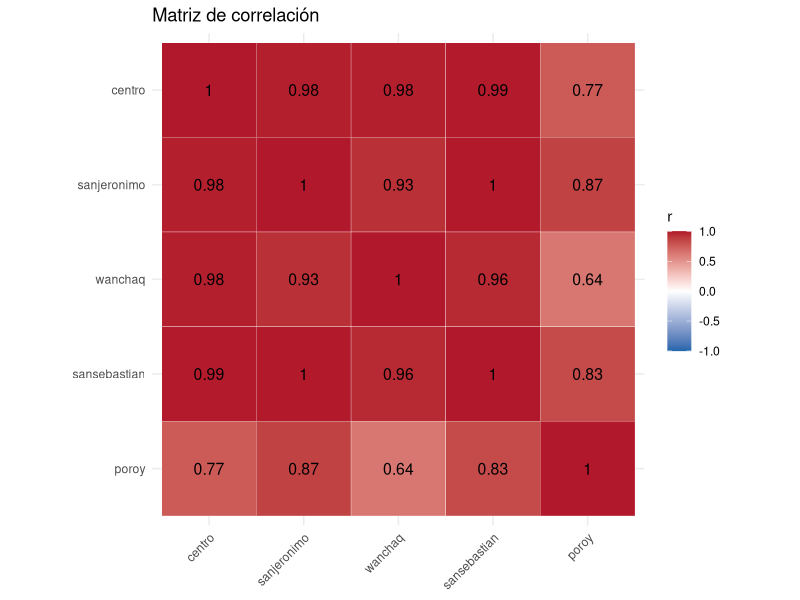
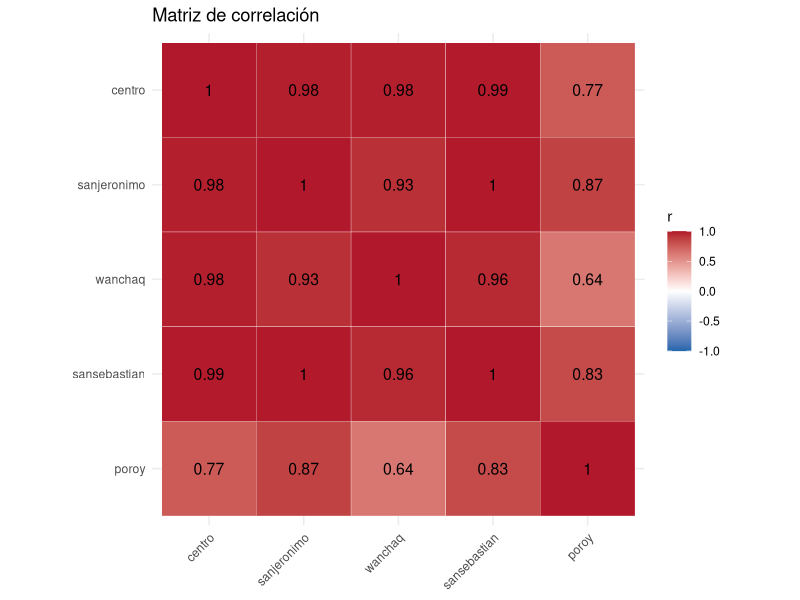

These figures' R source, in order:

library(tidyverse)
library(pheatmap)

# ---------- Tarea 2: ggplot2 ----------

datos <- data.frame(
  centro = c(45, 18.2, 72),
  sanjeronimo   = c(28, 12.5, 58),
  wanchaq   = c(62, 25.4, 81),
  sansebastian    = c(35, 15, 65),
  poroy    = c(0, 9.8, 52)
)

matriz_corr <- cor(datos)
print(round(matriz_corr, 4))

# Formato largo
corr_larga <- matriz_corr |>
  as.data.frame() |>
  rownames_to_column("var1") |>
  pivot_longer(-var1, names_to = "var2", values_to = "correlacion")

print(nrow(corr_larga))                  # debe ser n_variables^2
print(nrow(corr_larga) == ncol(datos)^2)

# Conservar el orden original en los ejes
orden <- colnames(datos)
corr_larga <- corr_larga |>
  mutate(var1 = factor(var1, levels = rev(orden)),
         var2 = factor(var2, levels = orden))

p <- ggplot(corr_larga, aes(x = var2, y = var1, fill = correlacion)) +
  geom_tile(color = "white") +
  geom_text(aes(label = round(correlacion, 2)), size = 4) +
  scale_fill_gradient2(
    low = "#2166AC", mid = "white", high = "#B2182B",
    midpoint = 0, limits = c(-1, 1)
  ) +
  coord_fixed() +
  labs(title = "Matriz de correlación", x = NULL, y = NULL, fill = "r") +
  theme_minimal() +
  theme(axis.text.x = element_text(angle = 45, hjust = 1))

print(p)
ggsave("heatmap_ggplot2.png", p, width = 6, height = 5, dpi = 150)

# ---------- Tarea 3: pheatmap ----------

# CON agrupamiento (por defecto)
pheatmap(
  matriz_corr,
  display_numbers = TRUE,
  number_format = "%.2f",
  breaks = seq(-1, 1, length.out = 101),
  color = colorRampPalette(c("#2166AC", "white", "#B2182B"))(100),
  filename = "heatmap_pheatmap_agrupado.png",
  width = 6, height = 5
)

# SIN agrupamiento
pheatmap(
  matriz_corr,
  cluster_rows = FALSE,
  cluster_cols = FALSE,
  display_numbers = TRUE,
  number_format = "%.2f",
  breaks = seq(-1, 1, length.out = 101),
  color = colorRampPalette(c("#2166AC", "white", "#B2182B"))(100),
  filename = "heatmap_pheatmap_sin_agrupar.png",
  width = 6, height = 5
)

# Orden de variables (para la pregunta de cierre)
res <- pheatmap(matriz_corr, silent = TRUE)
cat("Orden CON agrupamiento:", rownames(matriz_corr)[res$tree_row$order], "\n")
cat("Orden SIN agrupamiento:", rownames(matriz_corr), "\n")
